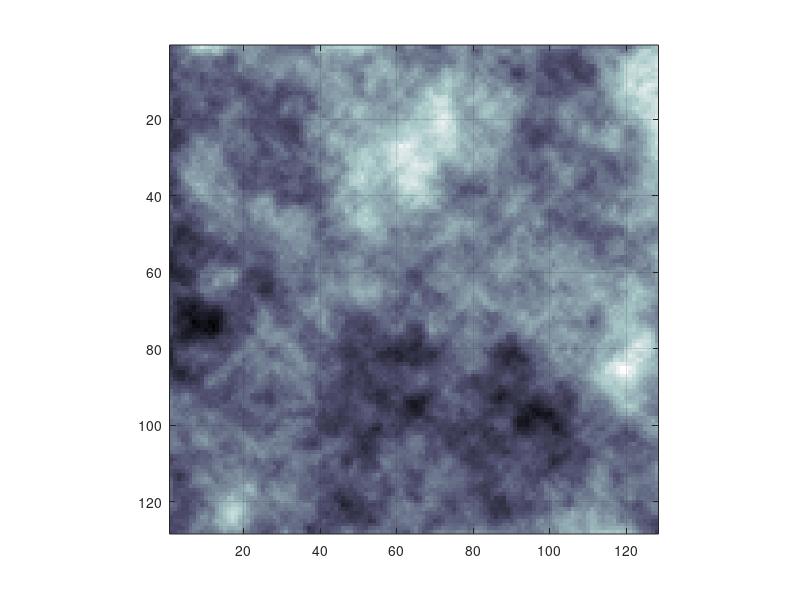

This chart was generated by the following MATLAB code: (Note: this script raises an error after producing the figure.)
close all; clear; clc;

% `polyfit_fast` and `polyval_fast` work best in the middle of tight `for`
% loops. An example use case here is going through each time-slice through
% a stack of images.

%% Make up a stack of images (Perlin-like noise)
% Based on https://stackoverflow.com/a/12971365/2531987
N = 7; im = randn(2^N,2^N,2^(N+1)); % 2^N x 2^N x 2^(N+1)
for j = 2:N
    s = 2^(N-j+1); % New layer size, 64, 32, 16, etc...
    
    % Add new upsampled layer
    nl = interp3(randn(s+1,s+1,(2*s)+1),(j-1),'spline'); % 'nearest' is also cool
    nl = nl(1:end-1,1:end-1,1:end-1);
    im = im + j*nl;
end

%% View the data
D = im;
f = figure(1); clf;
imagesc(D(:,:,1)); colormap(bone);
grid on; box on; axis square;
a = gca; a.XTickLabel = ''; a.YTickLabel = '';
zlim([-1 1]*40);
for j = 2:size(D,3)
    if ~f.isvalid, break; end
    a.Children.CData = D(:,:,j); title(sprintf('frame %03d',j));
    drawnow; pause(0.01);
end

%% Smooth the motion by replacing each slice through time with a polynomial approximation
% This is slow because polyfit and polyval do a lot of checks on *each* iteration
[height,width,length] = size(im);
t = (1:length)';
n = 4; % Order of the polynomial

tic
new_im = zeros(size(im)); % Preallocate
for j = 1:height
    for k = 1:width
        y = squeeze(im(j,k,:)); % Slice through the stack of images
        P = polyfit(t,y,n); % Fit with a polynomial
        new_im(j,k,:) = polyval(P,t);
    end
    if ~mod(j,10)
        fprintf('% 5.2f %% done\n',j/height*100);
    end
end
t1 = toc;

%% View the new data
D = new_im;
f = figure(1); clf;
imagesc(D(:,:,1)); colormap(bone);
grid on; box on; axis square;
a = gca; a.XTickLabel = ''; a.YTickLabel = '';
zlim([-1 1]*40);
for j = 2:size(D,3)
    if ~f.isvalid, break; end
    a.Children.CData = D(:,:,j); title(sprintf('frame %03d',j));
    drawnow; pause(0.01);
end

%% Same procedure, but with polyfit_fast and polyval_fast
% Much faster
[height,width,length] = size(im);
t = (1:length)';
n = 4; % Order of the polynomial

tic
new_im = zeros(size(im)); % Preallocate
for j = 1:height
    for k = 1:width
        y = squeeze(im(j,k,:)); % Slice through the stack of images
        P = polyfit_fast(t,y,n); % Fit with a polynomial
        new_im(j,k,:) = polyval_fast(P,t);
    end
    if ~mod(j,10)
        fprintf('% 5.2f %% done\n',j/height*100);
    end
end
t2 = toc;

%% Print timing
fprintf('polyfit/val time = %.2f\n',t1);
fprintf('polyfit/val_fast time = %.2f\n',t2);
fprintf('ca. %.0f times speedup\n',t1/t2);

%% Reuse the vandermode matrix
% Can be made even faster by reusing the Vandermode matrix, but it requires
% more code rewrite. The difference here becomes much more apparent when
% the Vandermode matrix is very large (which, in this case, it isn't
% really)
[height,width,length] = size(im);
t = (1:length)';
n = 4; % Order of the polynomial

tic
new_im = zeros(size(im)); % Preallocate
for j = 1:height
    for k = 1:width
        y = squeeze(im(j,k,:)); % Slice through the stack of images
        
        if j==1 && k==1 % Get the Vandermode matrix on first point
            [P,V] = polyfit_fast(t,y,n);
        else % Replace t with V
            P = polyfit_fast(V,y,n);
        end
        new_im(j,k,:) = polyval_fast(P,V);
        
    end
    if ~mod(j,10)
        fprintf('% 5.2f %% done\n',j/height*100);
    end
end
toc